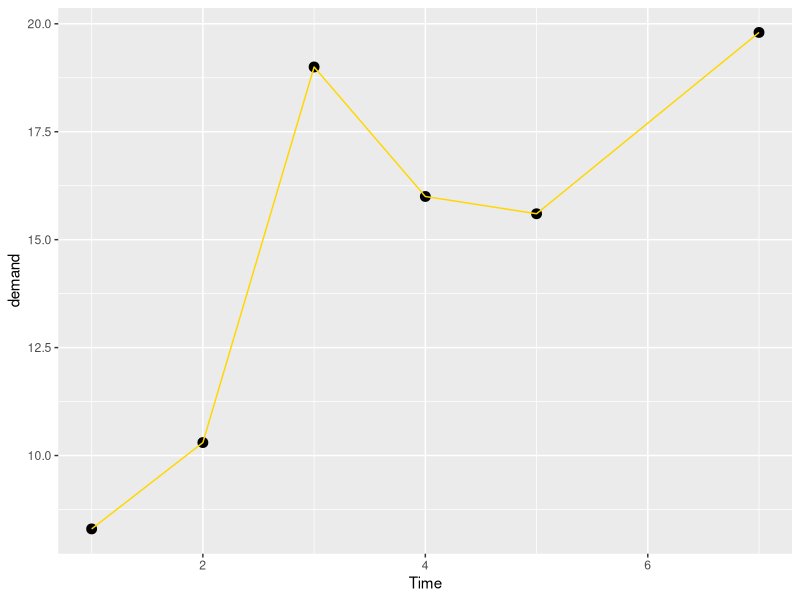
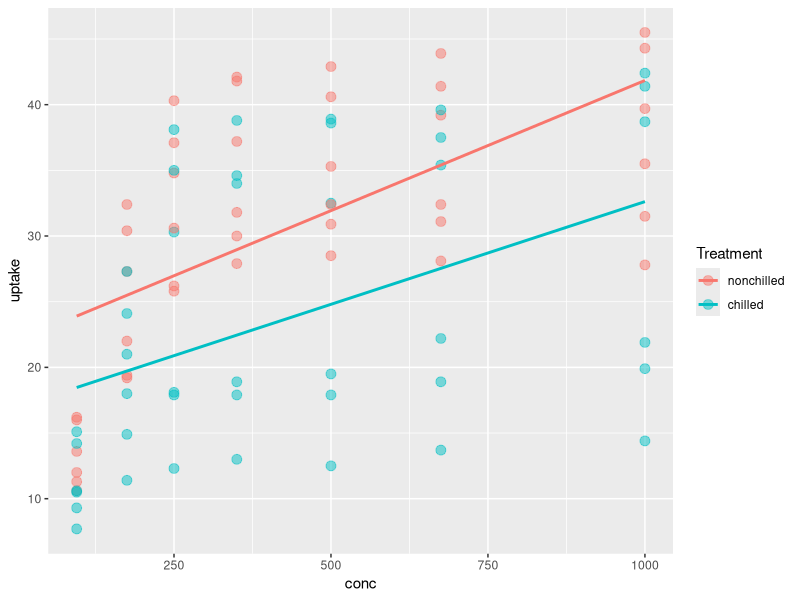
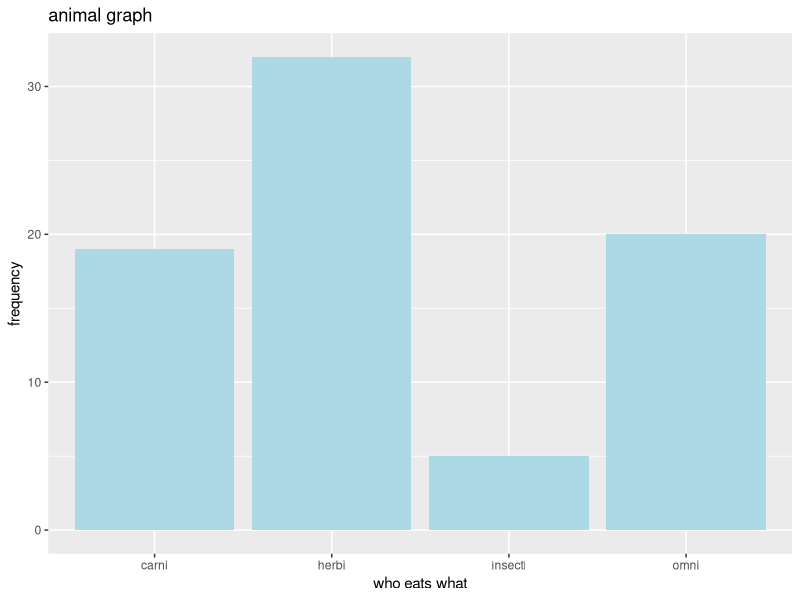

R code for these plots, in order:
#data
#mapping(aesthetics)
#geometric representaion
#statistics 
#facet
#cordinate space
#labels
#themes
library(tidyverse)
data()
?BOD
BOD
View(BOD)

#ggplot(data = BOD, 
      # mapping = aes(x= Time ,y= demand)) +
  #geom_point(size =2.5) + geom_line(color='red')


ggplot(BOD, aes(Time, demand)) + geom_point(size =3)+ 
  geom_line(color = 'gold')


CO2 %>% 
  ggplot(aes(conc, uptake, color = Treatment))+
  geom_point(size =3, alpha =0.5)+
  geom_smooth(method = lm, se=F)


names(msleep)

msleep %>% 
  drop_na(vore) %>% 
  ggplot(aes(x=vore))+
  geom_bar(fill = 'lightblue')+
  #coord_flip()+
  #theme_bw()+
  labs(x='who eats what',
       y='frequency', title = 'animal graph')
  
  





